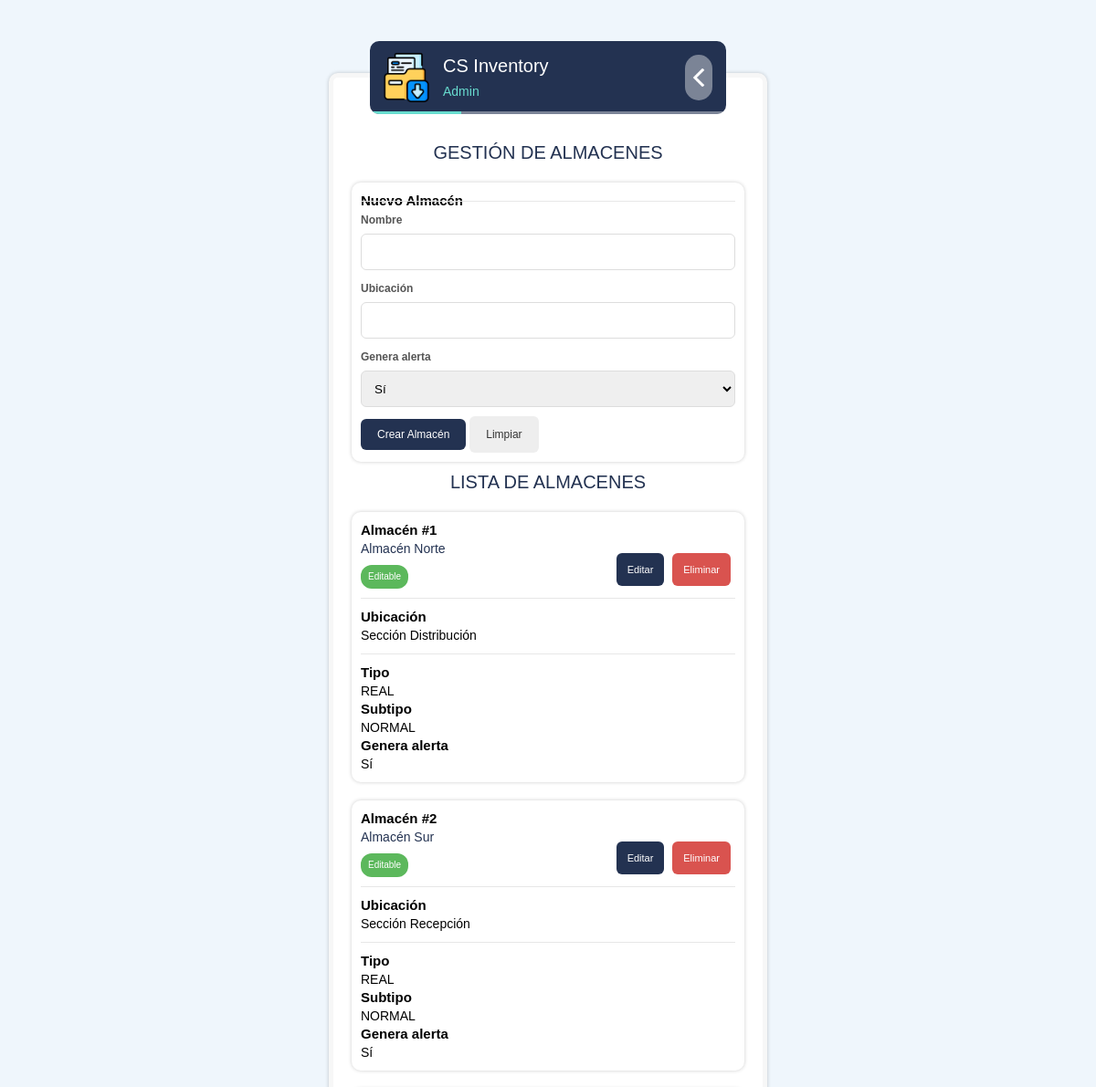
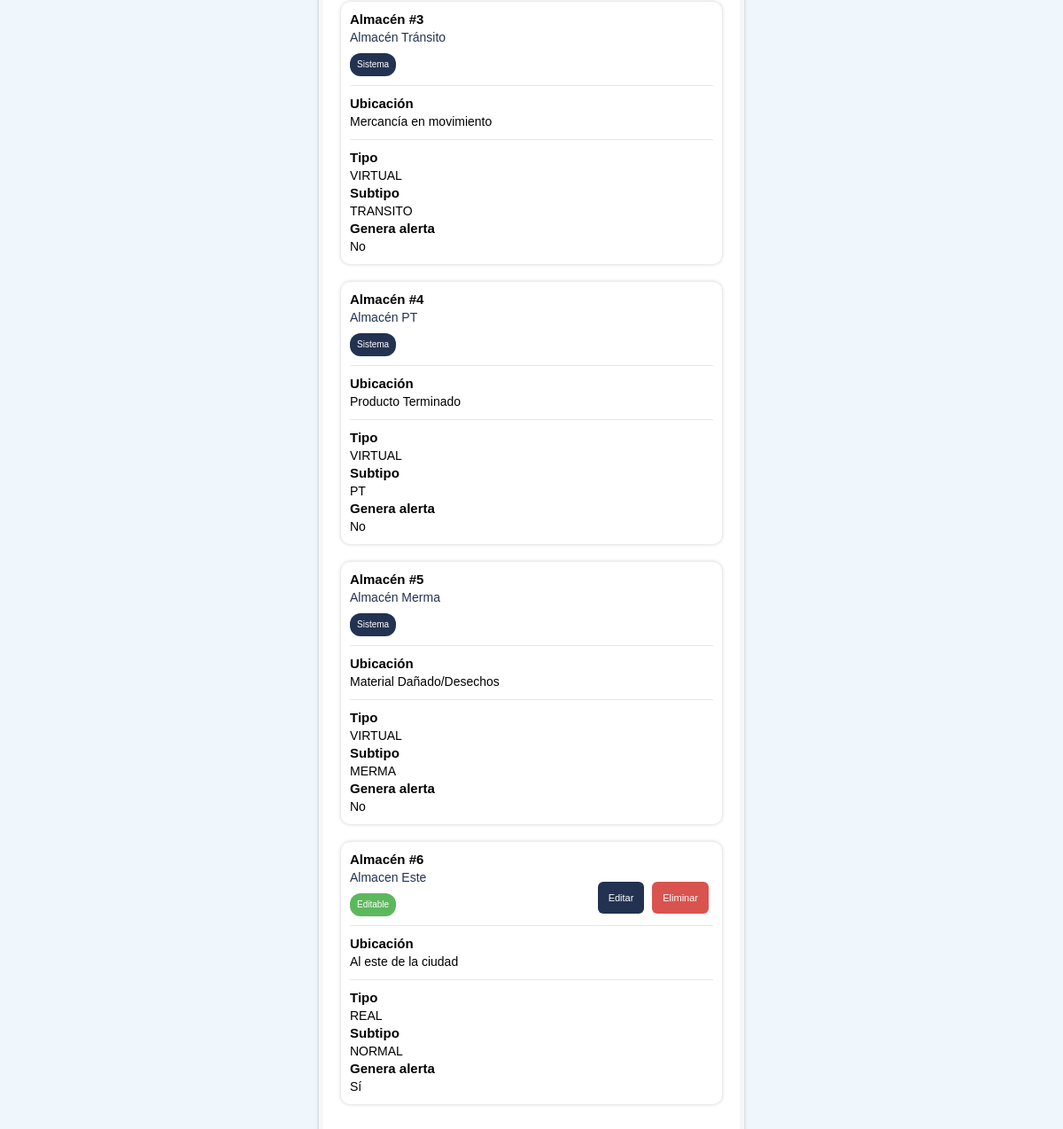
The app's page /control/almacen/c-almacen-gestion.php (signed in) with its own data (2 pictures, top to bottom).
### tables this page shows
CREATE TABLE `usuario` (
  `idUsuario` int(11) NOT NULL,
  `hashUsuario` varchar(50) DEFAULT NULL,
  `nombre` varchar(100) NOT NULL,
  `username` varchar(100) NOT NULL,
  `pswd` blob NOT NULL,
  `idPerfil` int(11) NOT NULL,
  `estado` enum('Activo','Inactivo') NOT NULL
);

CREATE TABLE `almacenes` (
  `idAlmacen` int(11) NOT NULL,
  `hashAlmacen` varchar(64) NOT NULL,
  `nombre` varchar(50) NOT NULL,
  `ubicacion` varchar(150) DEFAULT NULL,
  `tipo_almacen` enum('REAL','VIRTUAL') NOT NULL DEFAULT 'REAL',
  `subtipo_almacen` enum('NORMAL','TRANSITO','PT','MERMA') NOT NULL DEFAULT 'NORMAL',
  `genera_alerta` tinyint(1) NOT NULL DEFAULT 1,
  `estado` tinyint(1) DEFAULT 1,
  `deleted_at` timestamp NULL DEFAULT NULL
);

### model/data/DB.php (called while the page is built, shortened)
<?php
class DataBase
{
    private $serverName = "localhost:3306";
    private $user = "root";
    private $pswd = "";
    private $dbName = "creative_spot_db";
    private $link = null;
    private $op = 1;
    public function Open()
    {
        if ($this->link instanceof mysqli) {
            return $this->link;
        }
        if ($this->op === 1) {
            $this->link = mysqli_connect(
                $this->serverName,
                $this->user,
                $this->pswd,
                $this->dbName
            );
            mysqli_set_charset($this->link, "utf8mb4");
        }
        return $this->link;
    }
    public function query(string $sql, string $types = '', array $params = [])
    {
        $link = $this->Open();
        if (!empty($params)) {
            $stmt = mysqli_prepare($link, $sql);
            mysqli_stmt_bind_param($stmt, $types, ...$params);
            mysqli_stmt_execute($stmt);
            $result = mysqli_stmt_get_result($stmt);
            if ($result !== false) {
                return $result;
            }
            return true;
        }
        return mysqli_query($link, $sql);
    }
    public function fetchOne(string $sql, string $types = '', array $params = []): ?array
    {
        $result = $this->query($sql, $types, $params);
        if ($result instanceof mysqli_result) {
            $row = mysqli_fetch_assoc($result);
            return $row ?: null;
        }
        return null;
    }
    public function Execute($_sql)
    {
        return $this->query($_sql);
    }
    public function ContainsData($res)
    {
        if ($res instanceof mysqli_result) {
            return mysqli_num_rows($res) > 0;
        }
        return false;
    }
    public function DataListStructure($_res)
    {
        $ret = [];
        if ($_res instanceof mysqli_result) {
            while ($row = mysqli_fetch_assoc($_res)) {
                $ret[] = $row;
            }
        }
        return $ret;
    }
}
?>

### control/almacen/c-almacen-gestion.php (called while the page is built, shortened)
<?php
require_once __DIR__ . "/../auth-user.php";
require_once "../../model/RN_Almacen.php";
require_once "../../model/data/Almacen.php";
require_once "../config-app.php";
$oUsuario = auth_require_domain_user("../c-panel.php", "almacen", "view");
$oRN_Almacen = new RN_Almacen();
$listaAlmacenes = $oRN_Almacen->GetList();
$modo = "new";
require_once "../../view/almacen/v-almacen-gestion.php";
?>

### model/RN_Almacen.php (called while the page is built, shortened)
<?php
require_once "data/Almacen.php";
require_once "data/DB.php";
class RN_Almacen extends DataBase {
    function GetList(){
        $sql = "SELECT * FROM almacenes WHERE estado = 1 AND deleted_at IS NULL";
        $res = $this->Execute($sql);
        $list = array();
        if ($this->ContainsData($res)){
            $data = $this->DataListStructure($res);
            foreach ($data as $item) {
                $list[] = new Almacen(
                    $item["idAlmacen"],
                    $item["hashAlmacen"],
                    $item["nombre"],
                    $item["ubicacion"],
                    $item["tipo_almacen"],
                    $item["subtipo_almacen"],
                    $item["genera_alerta"],
                    $item["estado"]
                );
            }
        }
        return $list;
    }
}
?>

### model/data/Almacen.php (called while the page is built, shortened)
<?php
class Almacen{
    function __construct(
        $_idAlmacen,
        $_hashAlmacen,
        $_nombre,
        $_ubicacion,
        $_tipo_almacen,
        $_subtipo_almacen,
        $_genera_alerta,
        $_estado
    )
    {
        $this->hashAlmacen = $_hashAlmacen;
        $this->nombre = $_nombre;
        $this->ubicacion = $_ubicacion;
        $this->tipo_almacen = $_tipo_almacen;
        $this->subtipo_almacen = $_subtipo_almacen;
        $this->genera_alerta = $_genera_alerta;
    }
}
?>

### control/config-app.php (called while the page is built, shortened)
<?php
$appTitle = "CS Inventory";
?>

### control/auth-session.php (called while the page is built, shortened)
<?php
function auth_is_https()
{
    return false;
}
function auth_start_session()
{
    $params = session_get_cookie_params();
}
function auth_user()
{
    if (isset($_SESSION['auth']) && is_array($_SESSION['auth']) && !empty($_SESSION['auth']['logged_in'])) {
        return $_SESSION['auth'];
    }
    return null;
}
?>

### control/auth-guard.php (called while the page is built, shortened)
<?php
require_once __DIR__ . "/auth-session.php";
function auth_require_login($redirect = "../index.php")
{
    $user = auth_user();
    return $user;
}
?>

### control/authz.php (called while the page is built, shortened)
<?php
require_once __DIR__ . "/auth-guard.php";
function authz_action_roles()
{
    return [
        'dashboard.view' => [1, 2],
        'almacen.view' => [1],
        'almacen.manage' => [1],
        'producto.view' => [1],
        'producto.manage' => [1],
        'receta.view' => [1],
        'receta.manage' => [1],
        'compra.view' => [1, 2],
        'compra.manage' => [1, 2],
        'inventario.view' => [1, 2],
        'inventario.manage' => [1],
        'movimiento.view' => [1, 2],
        'movimiento.manage' => [1],
        'produccion.view' => [1, 2],
        'produccion.manage' => [1, 2],
        'support.view' => [1],
        'support.manage' => [1],
    ];
}
function auth_role_id($authUser = null)
{
    return (int)$authUser['role_id'];
}
function auth_can_action($resource, $action = 'view', $authUser = null)
{
    $rolesByAction = authz_action_roles();
    $roleId = auth_role_id($authUser);
    $key = $resource . '.' . $action;
    return in_array($roleId, $rolesByAction[$key], true);
}
function auth_require_action($resource, $action = 'view', $redirect = "../c-panel.php")
{
    $authUser = auth_require_login($redirect);
    return $authUser;
}
?>

### control/auth-user.php (called while the page is built, shortened)
<?php
require_once __DIR__ . "/authz.php";
require_once __DIR__ . "/../model/RN_Usuario.php";
function auth_require_domain_user($redirect = "../index.php", $module = null, $action = 'view')
{
    if ($module === null) {
        $authUser = auth_require_login($redirect);
    } else {
        $authUser = auth_require_action($module, $action, $redirect);
    }
    $userRepo = new RN_Usuario();
    $oUsuario = $userRepo->GetData($authUser['user_hash']);
    return $oUsuario;
}
?>

### model/RN_Usuario.php (called while the page is built, shortened)
<?php
require_once "data/Usuario.php";
require_once "data/DB.php";
class RN_Usuario extends DataBase
{
    function GetData($hashUsuario)
    {
        $sql = "SELECT idUsuario, hashUsuario, nombre, username, pswd, idPerfil, estado
                FROM usuario
                WHERE hashUsuario = ?
                LIMIT 1";
        $item = $this->fetchOne($sql, "s", [$hashUsuario]);
        $plainPassword = "";
        if ($this->isPasswordHash($item["pswd"])) {
            $plainPassword = "";
        }
        return new Usuario(
            $item["idUsuario"],
            $item["hashUsuario"],
            $item["nombre"],
            $item["username"],
            $plainPassword,
            $item["idPerfil"],
            $item["estado"]
        );
    }
    private function isPasswordHash($value)
    {
        return password_get_info($value)["algo"] !== null;
    }
}
?>

### model/data/Usuario.php (called while the page is built, shortened)
<?php
class Usuario{
    function __construct($idUsuario, $hashUsuario, $nombre, $username, $pswd, $idPerfil, $estado)
    {
        $this->nombre = $nombre;
    }
}
?>

### view/almacen/v-almacen-gestion.php (the view, shortened to what this page needs)
<?php
$nomUsuario = $oUsuario->nombre;
$title = "Gestión de Almacenes";
$titleList = "Lista de Almacenes";
if (!isset($oAlmacenActual) || $oAlmacenActual == null) {
    $oAlmacenActual = new Almacen("", "", "", "", "REAL", "NORMAL", 1, 1);
}
$formAction = ($modo == "edit") ? "c-almacen-update.php" : "c-almacen-save.php";
$txtBoton = ($modo == "edit") ? "Actualizar Almacén" : "Crear Almacén";
$nombre = $oAlmacenActual->nombre;
$ubicacion = $oAlmacenActual->ubicacion;
$genera_alerta = $oAlmacenActual->genera_alerta;
$content = "";
$i = 0;
foreach($listaAlmacenes as $oAlmacen){
    $i++;
    $hashItem = $oAlmacen->hashAlmacen;
    $nombreItem = $oAlmacen->nombre;
    $ubicacionItem = $oAlmacen->ubicacion;
    $tipoItem = $oAlmacen->tipo_almacen;
    $subtipoItem = $oAlmacen->subtipo_almacen;
    $alertaItem = $oAlmacen->genera_alerta;
    $esProtegido = (
        $tipoItem == "VIRTUAL" &&
        in_array($subtipoItem, array("TRANSITO", "PT", "MERMA"))
    );
    $badgeSistema = $esProtegido
        ? "<span style='display:inline-block; padding:3px 8px; background:#233251; color:#fff; border-radius:12px; font-size:10px;'>Sistema</span>"
        : "<span style='display:inline-block; padding:3px 8px; background:#5cb85c; color:#fff; border-radius:12px; font-size:10px;'>Editable</span>";
    $acciones = "";
    if (!$esProtegido) {
        $acciones .= "
            <a href='c-almacen-gestion.php?mode=edit&param=".$hashItem."' class='btn-action'>Editar</a>
            <a href='c-almacen-delete.php?param=".$hashItem."' class='btn-action btn-danger' onclick='return confirm(\"¿Deseas eliminar este almacén?\")'>Eliminar</a>
        ";
    }
    $content .= "
    <div class='x-1'>
        <div class='card'>
            <div class='card-title'>Almacén #".$i."</div>
            <div class='card-subtitle'>".$nombreItem."</div>
            <div style='margin:8px 0;'>".$badgeSistema."</div>
            <div class='separator'></div>
            <div class='card-title'>Ubicación</div>
            <div class='card-text'>".$ubicacionItem."</div>
            <div class='separator'></div>
            <div class='card-title'>Tipo</div>
            <div class='card-text'>".$tipoItem."</div>
            <div class='card-title'>Subtipo</div>
            <div class='card-text'>".$subtipoItem."</div>
            <div class='card-title'>Genera alerta</div>
            <div class='card-text'>".($alertaItem == 1 ? "Sí" : "No")."</div>
            <div class='card-buttons'>
                ".$acciones."
            </div>
            <div class='clear'></div>
        </div>
    </div>";
}
?>
<!DOCTYPE HTML>
<html>
<head>
    <link rel='stylesheet' href='../../view/css/main.css' />
</head>
<body>
<div class='ctn-form'>
    <div class='form-header'>
        <div class='ctn-icon'><div class='icon'></div></div>
        <div class='form-title'><?php echo $appTitle; ?></div>
        <div class='form-subtitle'><?php echo $nomUsuario ?></div>
        <div class='bar'><div class='step'></div></div>
        <a href='../c-panel.php'><div class='btn-back'></div></a>
    </div>
    <div class='form-content'>
        <div class='title'><?php echo $title ?></div>
        <div class='x-1'>
            <div class='card'>
                <div class='card-title'><?php echo ($modo == "edit") ? "Editar Almacén" : "Nuevo Almacén"; ?></div>
                <div class='separator'></div>
                <form method='post' action='<?php echo $formAction; ?>'>
                    <div class='label-control'>Nombre</div>
                    <input type='text' name='nombre' class='input-control' value='<?php echo htmlspecialchars($nombre); ?>' required />
                    <div class='label-control'>Ubicación</div>
                    <input type='text' name='ubicacion' class='input-control' value='<?php echo htmlspecialchars($ubicacion); ?>' required />
                    <div class='label-control'>Genera alerta</div>
                    <select name='genera_alerta' class='select-control'>
                        <option value='1' <?php echo ($genera_alerta == 1 ? "selected" : ""); ?>>Sí</option>
                    </select>
                    <button type='submit' class='btn-main'><?php echo $txtBoton; ?></button>
                    <a href='c-almacen-gestion.php' class='btn-light'>Limpiar</a>
                </form>
            </div>
        </div>
        <div class='title'><?php echo $titleList ?></div>
        <?php echo $content; ?>
    </div>
</div>
</body>
</html>

### records on screen
usuario: nombre "Admin"
almacenes: nombre "Almacén Norte", ubicacion "Sección Distribución", tipo_almacen "REAL", subtipo_almacen "NORMAL"
almacenes: nombre "Almacén Sur", ubicacion "Sección Recepción", tipo_almacen "REAL", subtipo_almacen "NORMAL"
almacenes: nombre "Almacén Tránsito", ubicacion "Mercancía en movimiento", tipo_almacen "VIRTUAL", subtipo_almacen "TRANSITO"
almacenes: nombre "Almacén PT", ubicacion "Producto Terminado", tipo_almacen "VIRTUAL", subtipo_almacen "PT"
almacenes: nombre "Almacén Merma", ubicacion "Material Dañado/Desechos", tipo_almacen "VIRTUAL", subtipo_almacen "MERMA"
almacenes: nombre "Almacen Este", ubicacion "Al este de la ciudad", tipo_almacen "REAL", subtipo_almacen "NORMAL"

### other values on screen
$appTitle "CS Inventory"
$title "GESTIÓN DE ALMACENES"
$txtBoton "Crear Almacén"
$titleList "LISTA DE ALMACENES"
